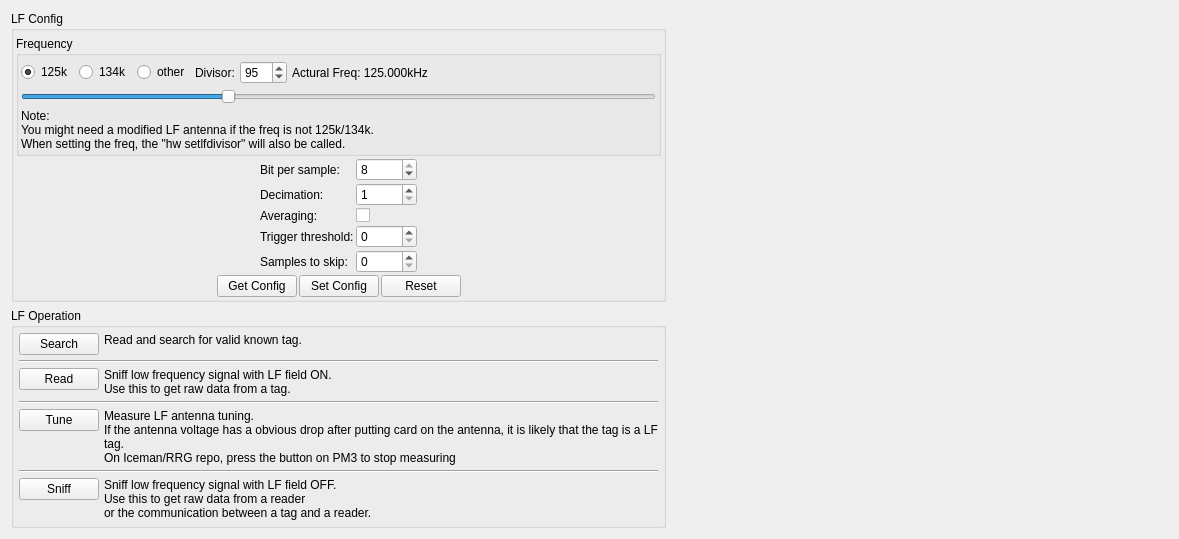
      <widget class="QWidget" name="lfTab">
       <property name="enabled">
        <bool>true</bool>
       </property>
       <attribute name="title">
        <string>LF</string>
       </attribute>
       <layout class="QHBoxLayout" name="horizontalLayout_22">
        <item>
         <layout class="QVBoxLayout" name="verticalLayout_14">
          <item>
           <widget class="QGroupBox" name="LF_configGroupBox">
            <property name="title">
             <string>LF Config</string>
            </property>
            <layout class="QVBoxLayout" name="verticalLayout_9">
             <property name="spacing">
              <number>2</number>
             </property>
             <property name="leftMargin">
              <number>2</number>
             </property>
             <property name="topMargin">
              <number>5</number>
             </property>
             <property name="rightMargin">
              <number>2</number>
             </property>
             <property name="bottomMargin">
              <number>2</number>
             </property>
             <item>
              <widget class="QGroupBox" name="LF_Conf_freqGroupBox">
               <property name="title">
                <string>Frequency</string>
               </property>
               <layout class="QVBoxLayout" name="verticalLayout_8">
                <property name="spacing">
                 <number>5</number>
                </property>
                <property name="leftMargin">
                 <number>2</number>
                </property>
                <property name="topMargin">
                 <number>5</number>
                </property>
                <property name="rightMargin">
                 <number>2</number>
                </property>
                <property name="bottomMargin">
                 <number>2</number>
                </property>
                <item>
                 <layout class="QHBoxLayout" name="horizontalLayout_13">
                  <item>
                   <widget class="QRadioButton" name="LF_Conf_freq125kButton">
                    <property name="sizePolicy">
                     <sizepolicy hsizetype="Preferred" vsizetype="Fixed">
                      <horstretch>0</horstretch>
                      <verstretch>0</verstretch>
                     </sizepolicy>
                    </property>
                    <property name="text">
                     <string>125k</string>
                    </property>
                    <property name="checked">
                     <bool>true</bool>
                    </property>
                   </widget>
                  </item>
                  <item>
                   <widget class="QRadioButton" name="LF_Conf_freq134kButton">
                    <property name="sizePolicy">
                     <sizepolicy hsizetype="Preferred" vsizetype="Fixed">
                      <horstretch>0</horstretch>
                      <verstretch>0</verstretch>
                     </sizepolicy>
                    </property>
                    <property name="text">
                     <string>134k</string>
                    </property>
                   </widget>
                  </item>
                  <item>
                   <widget class="QRadioButton" name="LF_Conf_freqOtherButton">
                    <property name="sizePolicy">
                     <sizepolicy hsizetype="Preferred" vsizetype="Fixed">
                      <horstretch>0</horstretch>
                      <verstretch>0</verstretch>
                     </sizepolicy>
                    </property>
                    <property name="text">
                     <string>other</string>
                    </property>
                   </widget>
                  </item>
                  <item>
                   <widget class="QLabel" name="label_23">
                    <property name="text">
                     <string>Divisor:</string>
                    </property>
                   </widget>
                  </item>
                  <item>
                   <widget class="QSpinBox" name="LF_Conf_freqDivisorBox">
                    <property name="minimum">
                     <number>19</number>
                    </property>
                    <property name="maximum">
                     <number>255</number>
                    </property>
                    <property name="value">
                     <number>95</number>
                    </property>
                   </widget>
                  </item>
                  <item>
                   <widget class="QLabel" name="LF_Conf_freqLabel">
                    <property name="text">
                     <string>Actural Freq: 125.000kHz</string>
                    </property>
                   </widget>
                  </item>
                  <item>
                   <spacer name="horizontalSpacer_11">
                    <property name="orientation">
                     <enum>Qt::Horizontal</enum>
                    </property>
                    <property name="sizeHint" stdset="0">
                     <size>
                      <width>0</width>
                      <height>0</height>
                     </size>
                    </property>
                   </spacer>
                  </item>
                 </layout>
                </item>
                <item>
                 <widget class="QSlider" name="LF_Conf_freqSlider">
                  <property name="minimum">
                   <number>19</number>
                  </property>
                  <property name="maximum">
                   <number>255</number>
                  </property>
                  <property name="value">
                   <number>95</number>
                  </property>
                  <property name="orientation">
                   <enum>Qt::Horizontal</enum>
                  </property>
                 </widget>
                </item>
                <item>
                 <widget class="QLabel" name="label_22">
                  <property name="text">
                   <string>Note:
You might need a modified LF antenna if the freq is not 125k/134k.
When setting the freq, the &quot;hw setlfdivisor&quot; will also be called.</string>
                  </property>
                  <property name="wordWrap">
                   <bool>true</bool>
                  </property>
                 </widget>
                </item>
               </layout>
              </widget>
             </item>
             <item>
              <layout class="QHBoxLayout" name="horizontalLayout_20">
               <item>
                <spacer name="horizontalSpacer_18">
                 <property name="orientation">
                  <enum>Qt::Horizontal</enum>
                 </property>
                 <property name="sizeHint" stdset="0">
                  <size>
                   <width>40</width>
                   <height>20</height>
                  </size>
                 </property>
                </spacer>
               </item>
               <item>
                <layout class="QFormLayout" name="formLayout">
                 <item row="0" column="0">
                  <widget class="QLabel" name="label_6">
                   <property name="text">
                    <string>Bit per sample:</string>
                   </property>
                  </widget>
                 </item>
                 <item row="1" column="0">
                  <widget class="QLabel" name="label_7">
                   <property name="text">
                    <string>Decimation:</string>
                   </property>
                  </widget>
                 </item>
                 <item row="1" column="1">
                  <widget class="QSpinBox" name="LF_Conf_decimationBox">
                   <property name="minimum">
                    <number>1</number>
                   </property>
                   <property name="maximum">
                    <number>8</number>
                   </property>
                  </widget>
                 </item>
                 <item row="2" column="0">
                  <widget class="QLabel" name="label_8">
                   <property name="text">
                    <string>Averaging:</string>
                   </property>
                  </widget>
                 </item>
                 <item row="2" column="1">
                  <widget class="QCheckBox" name="LF_Conf_averagingBox">
                   <property name="text">
                    <string/>
                   </property>
                  </widget>
                 </item>
                 <item row="3" column="0">
                  <widget class="QLabel" name="label_9">
                   <property name="text">
                    <string>Trigger threshold:</string>
                   </property>
                  </widget>
                 </item>
                 <item row="3" column="1">
                  <widget class="QSpinBox" name="LF_Conf_thresholdBox">
                   <property name="maximum">
                    <number>128</number>
                   </property>
                  </widget>
                 </item>
                 <item row="4" column="0">
                  <widget class="QLabel" name="label_10">
                   <property name="text">
                    <string>Samples to skip:</string>
                   </property>
                  </widget>
                 </item>
                 <item row="4" column="1">
                  <widget class="QSpinBox" name="LF_Conf_skipsBox">
                   <property name="maximum">
                    <number>65535</number>
                   </property>
                  </widget>
                 </item>
                 <item row="0" column="1">
                  <widget class="QSpinBox" name="LF_Conf_bitPerSampleBox">
                   <property name="minimum">
                    <number>1</number>
                   </property>
                   <property name="maximum">
                    <number>8</number>
                   </property>
                   <property name="value">
                    <number>8</number>
                   </property>
                  </widget>
                 </item>
                </layout>
               </item>
               <item>
                <spacer name="horizontalSpacer_12">
                 <property name="orientation">
                  <enum>Qt::Horizontal</enum>
                 </property>
                 <property name="sizeHint" stdset="0">
                  <size>
                   <width>40</width>
                   <height>20</height>
                  </size>
                 </property>
                </spacer>
               </item>
              </layout>
             </item>
             <item>
              <layout class="QHBoxLayout" name="horizontalLayout_14">
               <item>
                <spacer name="horizontalSpacer_17">
                 <property name="orientation">
                  <enum>Qt::Horizontal</enum>
                 </property>
                 <property name="sizeHint" stdset="0">
                  <size>
                   <width>40</width>
                   <height>20</height>
                  </size>
                 </property>
                </spacer>
               </item>
               <item>
                <widget class="QPushButton" name="LF_Conf_getButton">
                 <property name="sizePolicy">
                  <sizepolicy hsizetype="Preferred" vsizetype="Fixed">
                   <horstretch>0</horstretch>
                   <verstretch>0</verstretch>
                  </sizepolicy>
                 </property>
                 <property name="minimumSize">
                  <size>
                   <width>20</width>
                   <height>0</height>
                  </size>
                 </property>
                 <property name="text">
                  <string>Get Config</string>
                 </property>
                </widget>
               </item>
               <item>
                <widget class="QPushButton" name="LF_Conf_setButton">
                 <property name="sizePolicy">
                  <sizepolicy hsizetype="Preferred" vsizetype="Fixed">
                   <horstretch>0</horstretch>
                   <verstretch>0</verstretch>
                  </sizepolicy>
                 </property>
                 <property name="minimumSize">
                  <size>
                   <width>20</width>
                   <height>0</height>
                  </size>
                 </property>
                 <property name="text">
                  <string>Set Config</string>
                 </property>
                </widget>
               </item>
               <item>
                <widget class="QPushButton" name="LF_Conf_resetButton">
                 <property name="text">
                  <string>Reset</string>
                 </property>
                </widget>
               </item>
               <item>
                <spacer name="horizontalSpacer_8">
                 <property name="orientation">
                  <enum>Qt::Horizontal</enum>
                 </property>
                 <property name="sizeHint" stdset="0">
                  <size>
                   <width>40</width>
                   <height>20</height>
                  </size>
                 </property>
                </spacer>
               </item>
              </layout>
             </item>
            </layout>
           </widget>
          </item>
          <item>
           <widget class="QGroupBox" name="LF_operationGroupBox">
            <property name="title">
             <string>LF Operation</string>
            </property>
            <layout class="QVBoxLayout" name="verticalLayout_13">
             <property name="spacing">
              <number>5</number>
             </property>
             <property name="leftMargin">
              <number>5</number>
             </property>
             <property name="topMargin">
              <number>5</number>
             </property>
             <property name="rightMargin">
              <number>5</number>
             </property>
             <property name="bottomMargin">
              <number>5</number>
             </property>
             <item>
              <layout class="QHBoxLayout" name="horizontalLayout_27">
               <item>
                <layout class="QVBoxLayout" name="verticalLayout_15">
                 <item>
                  <widget class="QPushButton" name="LF_Op_searchButton">
                   <property name="text">
                    <string>Search</string>
                   </property>
                  </widget>
                 </item>
                 <item>
                  <spacer name="verticalSpacer_6">
                   <property name="orientation">
                    <enum>Qt::Vertical</enum>
                   </property>
                   <property name="sizeType">
                    <enum>QSizePolicy::Expanding</enum>
                   </property>
                   <property name="sizeHint" stdset="0">
                    <size>
                     <width>0</width>
                     <height>0</height>
                    </size>
                   </property>
                  </spacer>
                 </item>
                </layout>
               </item>
               <item>
                <widget class="QLabel" name="label_24">
                 <property name="sizePolicy">
                  <sizepolicy hsizetype="Expanding" vsizetype="Preferred">
                   <horstretch>0</horstretch>
                   <verstretch>0</verstretch>
                  </sizepolicy>
                 </property>
                 <property name="text">
                  <string>Read and search for valid known tag.</string>
                 </property>
                 <property name="alignment">
                  <set>Qt::AlignLeading|Qt::AlignLeft|Qt::AlignTop</set>
                 </property>
                 <property name="wordWrap">
                  <bool>true</bool>
                 </property>
                </widget>
               </item>
              </layout>
             </item>
             <item>
              <widget class="Line" name="line_5">
               <property name="orientation">
                <enum>Qt::Horizontal</enum>
               </property>
              </widget>
             </item>
             <item>
              <layout class="QHBoxLayout" name="horizontalLayout_21">
               <item>
                <layout class="QVBoxLayout" name="verticalLayout_18">
                 <item>
                  <widget class="QPushButton" name="LF_Op_readButton">
                   <property name="text">
                    <string>Read</string>
                   </property>
                  </widget>
                 </item>
                 <item>
                  <spacer name="verticalSpacer_9">
                   <property name="orientation">
                    <enum>Qt::Vertical</enum>
                   </property>
                   <property name="sizeType">
                    <enum>QSizePolicy::Expanding</enum>
                   </property>
                   <property name="sizeHint" stdset="0">
                    <size>
                     <width>0</width>
                     <height>0</height>
                    </size>
                   </property>
                  </spacer>
                 </item>
                </layout>
               </item>
               <item>
                <widget class="QLabel" name="label_25">
                 <property name="sizePolicy">
                  <sizepolicy hsizetype="Expanding" vsizetype="Preferred">
                   <horstretch>0</horstretch>
                   <verstretch>0</verstretch>
                  </sizepolicy>
                 </property>
                 <property name="text">
                  <string>Sniff low frequency signal with LF field ON.
Use this to get raw data from a tag.</string>
                 </property>
                 <property name="alignment">
                  <set>Qt::AlignLeading|Qt::AlignLeft|Qt::AlignTop</set>
                 </property>
                 <property name="wordWrap">
                  <bool>true</bool>
                 </property>
                </widget>
               </item>
              </layout>
             </item>
             <item>
              <widget class="Line" name="line_6">
               <property name="orientation">
                <enum>Qt::Horizontal</enum>
               </property>
              </widget>
             </item>
             <item>
              <layout class="QHBoxLayout" name="horizontalLayout_26">
               <item>
                <layout class="QVBoxLayout" name="verticalLayout_16">
                 <item>
                  <widget class="QPushButton" name="LF_Op_tuneButton">
                   <property name="text">
                    <string>Tune</string>
                   </property>
                  </widget>
                 </item>
                 <item>
                  <spacer name="verticalSpacer_7">
                   <property name="orientation">
                    <enum>Qt::Vertical</enum>
                   </property>
                   <property name="sizeType">
                    <enum>QSizePolicy::Expanding</enum>
                   </property>
                   <property name="sizeHint" stdset="0">
                    <size>
                     <width>0</width>
                     <height>0</height>
                    </size>
                   </property>
                  </spacer>
                 </item>
                </layout>
               </item>
               <item>
                <widget class="QLabel" name="label_26">
                 <property name="sizePolicy">
                  <sizepolicy hsizetype="Expanding" vsizetype="Preferred">
                   <horstretch>0</horstretch>
                   <verstretch>0</verstretch>
                  </sizepolicy>
                 </property>
                 <property name="text">
                  <string>Measure LF antenna tuning.
If the antenna voltage has a obvious drop after putting card on the antenna, it is likely that the tag is a LF tag.
On Iceman/RRG repo, press the button on PM3 to stop measuring</string>
                 </property>
                 <property name="alignment">
                  <set>Qt::AlignLeading|Qt::AlignLeft|Qt::AlignTop</set>
                 </property>
                 <property name="wordWrap">
                  <bool>true</bool>
                 </property>
                </widget>
               </item>
              </layout>
             </item>
             <item>
              <widget class="Line" name="line_7">
               <property name="orientation">
                <enum>Qt::Horizontal</enum>
               </property>
              </widget>
             </item>
             <item>
              <layout class="QHBoxLayout" name="horizontalLayout_25">
               <item>
                <layout class="QVBoxLayout" name="verticalLayout_17">
                 <item>
                  <widget class="QPushButton" name="LF_Op_sniffButton">
                   <property name="text">
                    <string>Sniff</string>
                   </property>
                  </widget>
                 </item>
                 <item>
                  <spacer name="verticalSpacer_8">
                   <property name="orientation">
                    <enum>Qt::Vertical</enum>
                   </property>
                   <property name="sizeType">
                    <enum>QSizePolicy::Expanding</enum>
                   </property>
                   <property name="sizeHint" stdset="0">
                    <size>
                     <width>0</width>
                     <height>0</height>
                    </size>
                   </property>
                  </spacer>
                 </item>
                </layout>
               </item>
               <item>
                <widget class="QLabel" name="label_27">
                 <property name="sizePolicy">
                  <sizepolicy hsizetype="Expanding" vsizetype="Preferred">
                   <horstretch>0</horstretch>
                   <verstretch>0</verstretch>
                  </sizepolicy>
                 </property>
                 <property name="text">
                  <string>Sniff low frequency signal with LF field OFF.
Use this to get raw data from a reader 
or the communication between a tag and a reader.</string>
                 </property>
                 <property name="alignment">
                  <set>Qt::AlignLeading|Qt::AlignLeft|Qt::AlignTop</set>
                 </property>
                 <property name="wordWrap">
                  <bool>true</bool>
                 </property>
                </widget>
               </item>
              </layout>
             </item>
            </layout>
           </widget>
          </item>
          <item>
           <spacer name="verticalSpacer_4">
            <property name="orientation">
             <enum>Qt::Vertical</enum>
            </property>
            <property name="sizeHint" stdset="0">
             <size>
              <width>0</width>
              <height>0</height>
             </size>
            </property>
           </spacer>
          </item>
         </layout>
        </item>
        <item>
         <spacer name="horizontalSpacer_19">
          <property name="orientation">
           <enum>Qt::Horizontal</enum>
          </property>
          <property name="sizeType">
           <enum>QSizePolicy::Expanding</enum>
          </property>
          <property name="sizeHint" stdset="0">
           <size>
            <width>502</width>
            <height>0</height>
           </size>
          </property>
         </spacer>
        </item>
       </layout>
      </widget>
